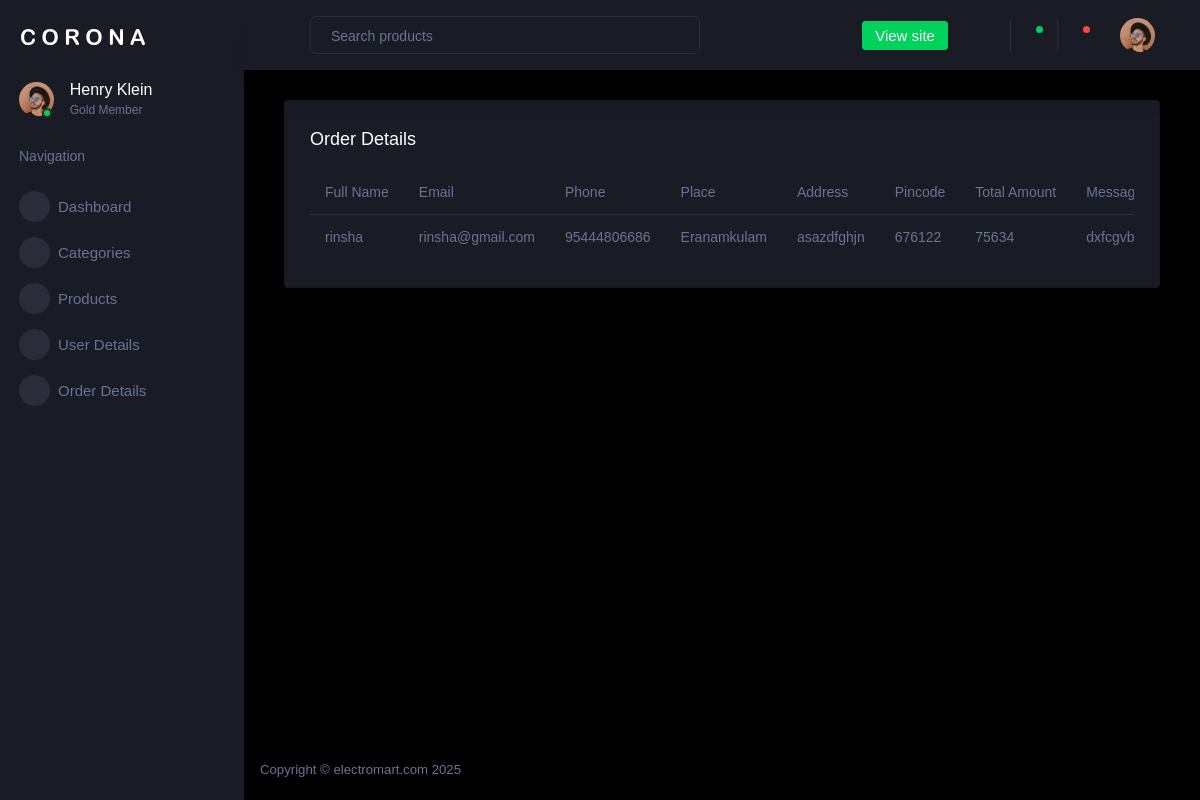
/order_details/, run on an earlier commit of the app's database.
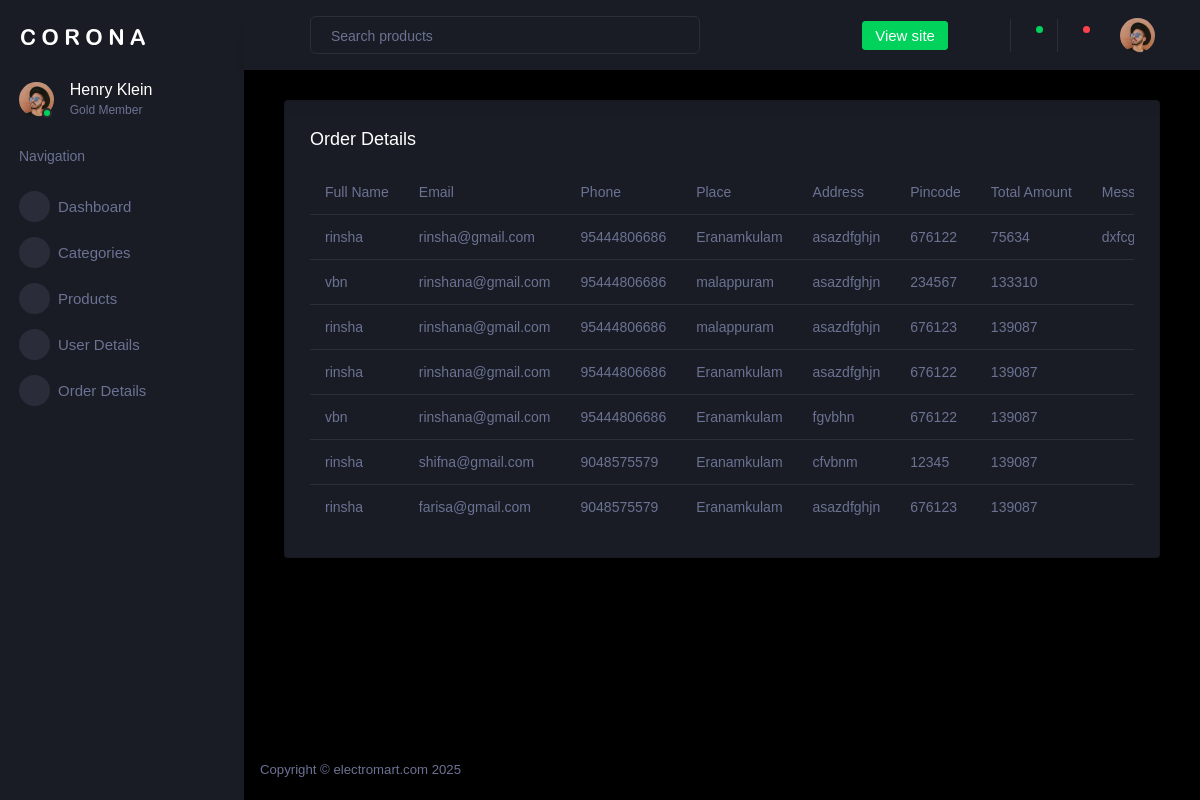
And on a later commit of the database.
### WebApp/models.py (models this page shows)
class CheckoutDb(models.Model):
    fullname=models.CharField(max_length=40,null=True,blank=True)
    email=models.EmailField(null=True,blank=True)
    mobile=models.IntegerField(null=True,blank=True)
    place=models.CharField(max_length=40,null=True,blank=True)
    address=models.CharField(max_length=100,null=True,blank=True)
    pincode=models.IntegerField(null=True,blank=True)
    total_amount=models.IntegerField(null=True,blank=True)
    username=models.CharField(max_length=40,blank=True,null=True)
    message=models.TextField(blank=True,null=True)

### AdminApp/views.py (the view)
# urls.py: path('order_details/',views.order_details,name="order_details"),
def order_details(request):
    orders=CheckoutDb.objects.all()
    return render(request,"order_details.html",{'orders':orders})

### AdminApp/templates/order_details.html (shortened to what this page needs)
<!DOCTYPE html>
{% extends 'dashboard.html'%}
{% block content %}
<html lang="en">
<head>
</head>
<body>
<div class="col-lg-12 grid-margin stretch-card">
                <div class="card">
                  <div class="card-body">
                    <h4 class="card-title">Order Details</h4>
                    <div class="table-responsive">
                      <table class="table table-hover">
                        <thead>
                          <tr>
                            <th>Full Name</th>
                            <th>Email</th>
                            <th>Phone</th>
                            <th>Place</th>
                            <th>Address</th>
                            <th>Pincode</th>
                            <th>Total Amount</th>
                            <th>Message</th>
                          </tr>
                        </thead>
                        <tbody>
                        {% for o in orders %}
                       <tr>
                         <td>{{o.fullname}}</td>
                         <td>{{o.email}}</td>
                         <td>{{o.mobile}}</td>
                         <td>{{o.place}}</td>
                         <td>{{o.address}}</td>
                         <td>{{o.pincode}}</td>
                         <td>{{o.total_amount}}</td>
                         <td>{{o.message}}</td>
                       </tr>
                        {% endfor %}
                        </tbody>
                      </table>
                    </div>
                  </div>
                </div>
              </div>
</body>
{% endblock %}

What changed in the data, as far as the page shows it:
added CheckoutDb: fullname "vbn", email "rinshana@gmail.com", mobile "95444806686", place "malappuram", address "asazdfghjn", pincode "234567", total_amount "133310"
added CheckoutDb: fullname "rinsha", email "rinshana@gmail.com", mobile "95444806686", place "malappuram", address "asazdfghjn", pincode "676123", total_amount "139087"
added CheckoutDb: fullname "rinsha", email "rinshana@gmail.com", mobile "95444806686", place "Eranamkulam", address "asazdfghjn", pincode "676122", total_amount "139087"
added CheckoutDb: fullname "vbn", email "rinshana@gmail.com", mobile "95444806686", place "Eranamkulam", address "fgvbhn", pincode "676122", total_amount "139087"
added CheckoutDb: fullname "rinsha", email "shifna@gmail.com", mobile "9048575579", place "Eranamkulam", address "cfvbnm", pincode "12345", total_amount "139087"
added CheckoutDb: fullname "rinsha", email "farisa@gmail.com", mobile "9048575579", place "Eranamkulam", address "asazdfghjn", pincode "676123", total_amount "139087"
